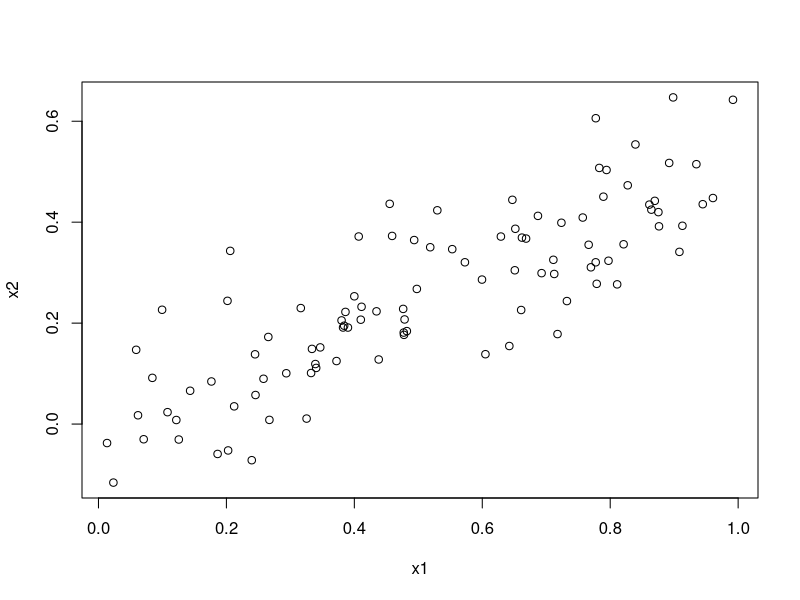
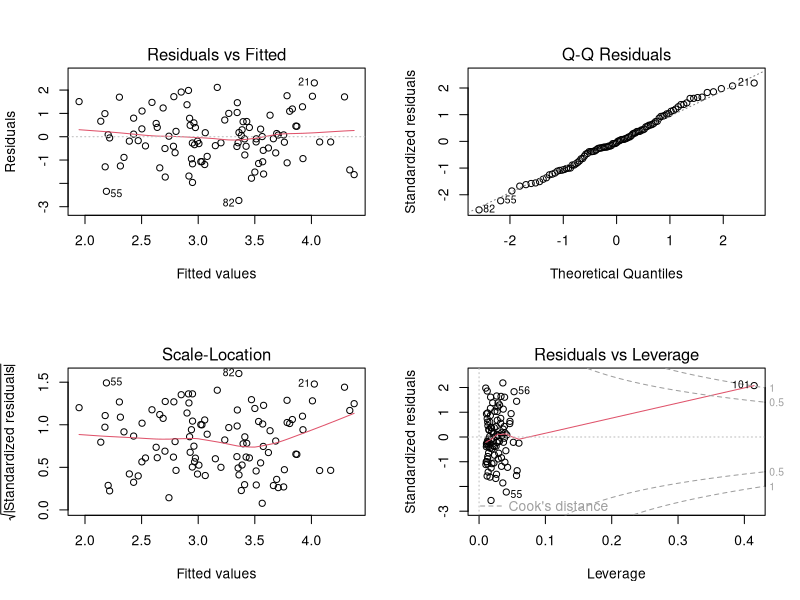
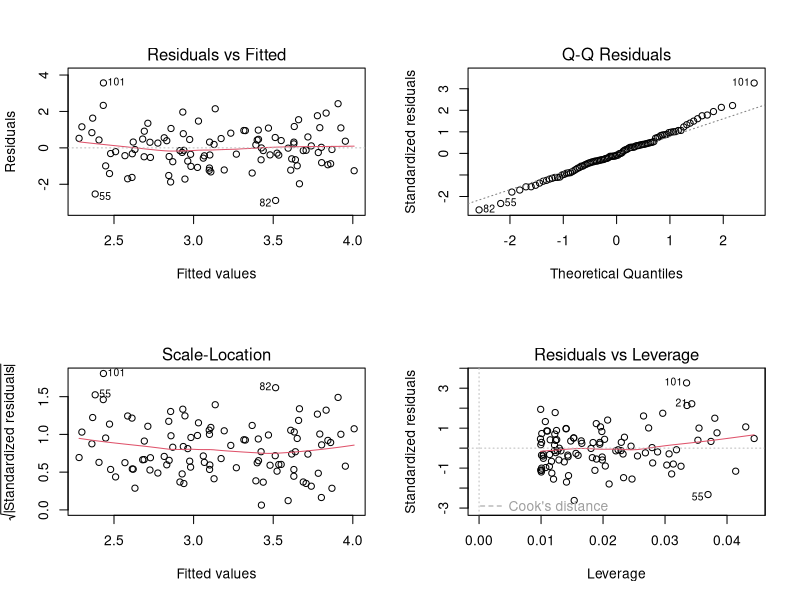
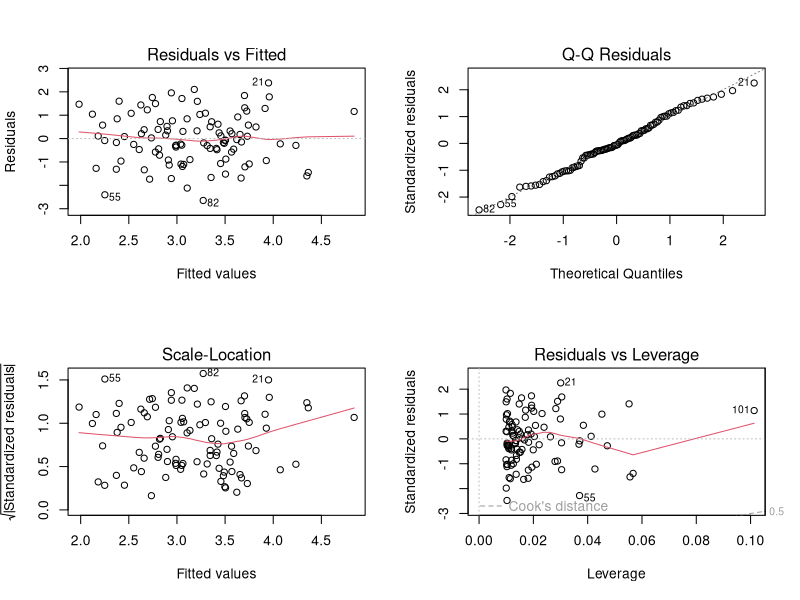
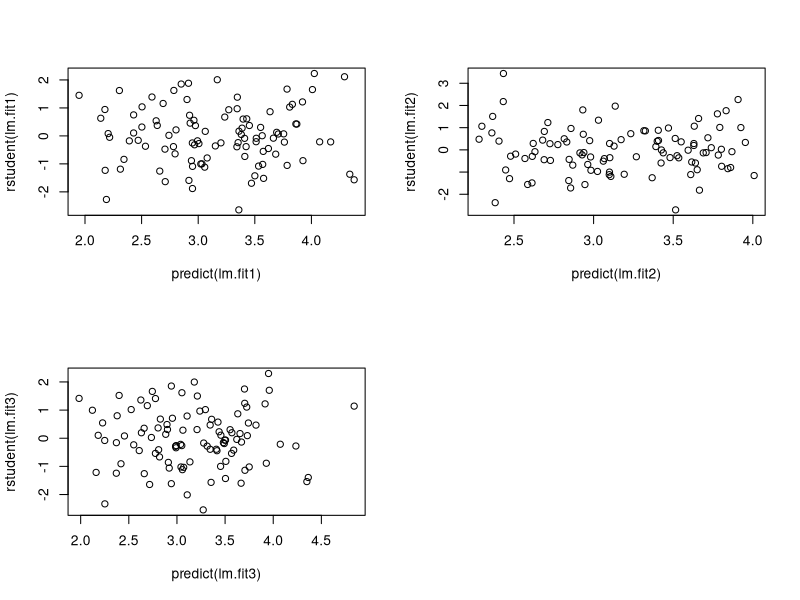

Reproduce these figures in R, in order.
## ---- chunk 1
set.seed(1)
x1 = runif(100)
x2 = 0.5 * x1 + rnorm(100)/10
y = 2 + 2*x1 + 0.3*x2 + rnorm(100)
## ---- chunk 2
cor(x1, x2)
## ---- chunk 3
plot(x1, x2)
## ---- chunk 4
lm.fit = lm(y ~ x1 + x2)
summary(lm.fit)
## ---- chunk 5
lm.fit = lm(y ~ x1)
summary(lm.fit)
## ---- chunk 6
lm.fit = lm(y ~ x2)
summary(lm.fit)
## ---- chunk 7
x1 = c(x1, 0.1)
x2 = c(x2, 0.8)
y = c(y, 6)
lm.fit1 = lm(y ~ x1 + x2)
summary(lm.fit1)
## ---- chunk 8
lm.fit2 = lm(y ~ x1)
summary(lm.fit2)
## ---- chunk 9
lm.fit3 = lm(y ~ x2)
summary(lm.fit3)
## ---- chunk 10
par(mfrow=c(2,2))
plot(lm.fit1)
## ---- chunk 11
par(mfrow=c(2,2))
plot(lm.fit2)
## ---- chunk 12
par(mfrow=c(2,2))
plot(lm.fit3)
## ---- chunk 13
plot(predict(lm.fit1), rstudent(lm.fit1))
## ---- chunk 14
plot(predict(lm.fit2), rstudent(lm.fit2))
## ---- chunk 15
plot(predict(lm.fit3), rstudent(lm.fit3))
